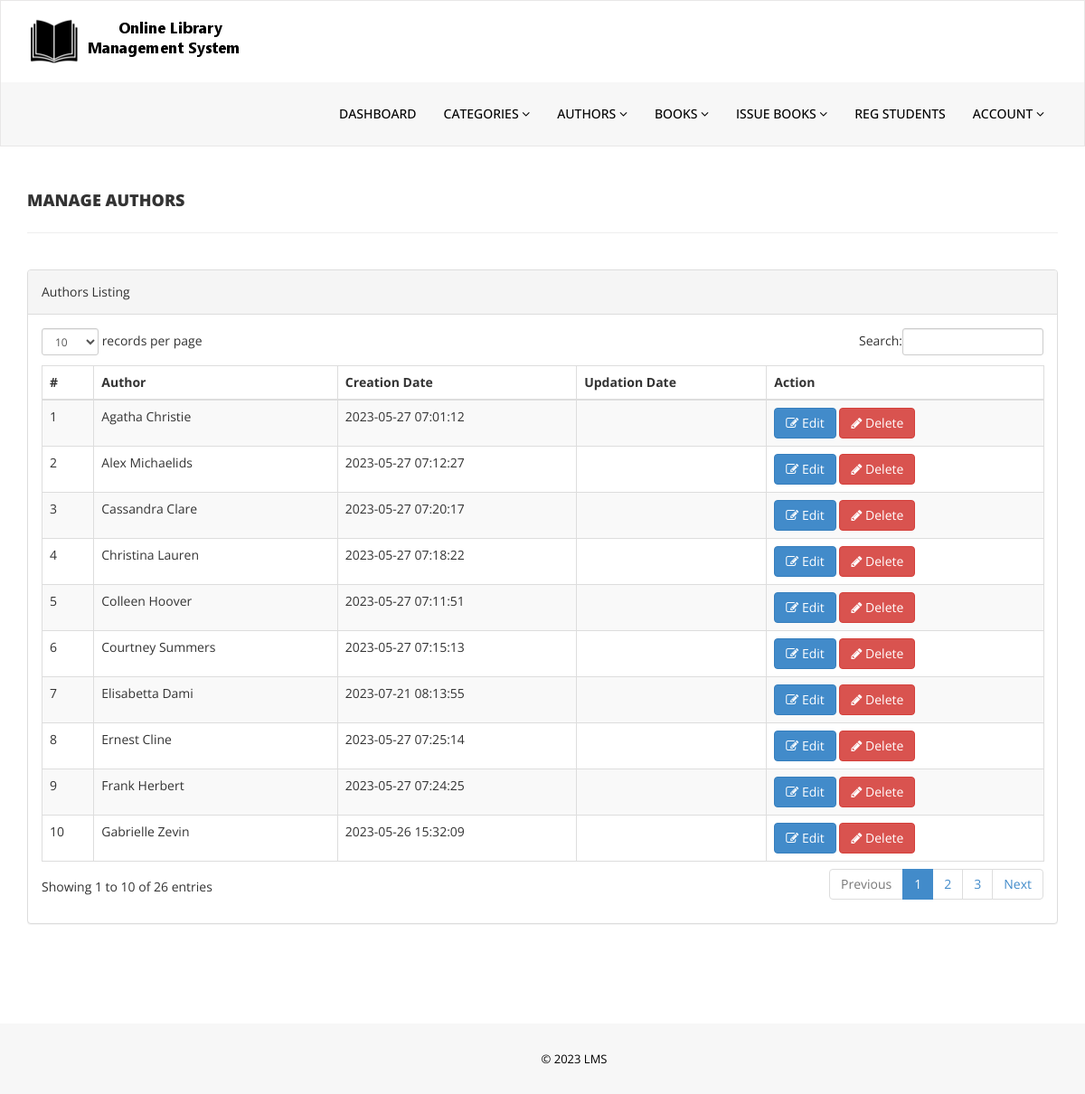
Screenshot of /admin/manage-authors.php (signed in) with the database file from the repository.
### tables this page shows
CREATE TABLE `tblauthors` (
  `id` int(11) NOT NULL,
  `AuthorName` varchar(159) DEFAULT NULL,
  `creationDate` timestamp NULL DEFAULT current_timestamp(),
  `UpdationDate` timestamp NULL DEFAULT NULL ON UPDATE current_timestamp()
);

### admin/manage-authors.php (the view, shortened to what this page needs)
<?php
if(strlen($_SESSION['alogin'])==0)
    {
header('location:index.php');
}
else{
    ?>
<!DOCTYPE html>
<html xmlns="http://www.w3.org/1999/xhtml">
<head>
    <link href="assets/css/bootstrap.css" rel="stylesheet" />
    <link href="assets/css/font-awesome.css" rel="stylesheet" />
    <link href="assets/js/dataTables/dataTables.bootstrap.css" rel="stylesheet" />
    <link href="assets/css/style.css" rel="stylesheet" />
</head>
<body>
<?php include('includes/header.php');?>
    <div class="content-wrapper">
         <div class="container">
        <div class="row pad-botm">
            <div class="col-md-12">
                <h4 class="header-line">Manage Authors</h4>
    </div>
     <div class="row">
</div>
        </div>
            <div class="row">
                <div class="col-md-12">
                    <div class="panel panel-default">
                        <div class="panel-heading">
                           Authors Listing
                        </div>
                        <div class="panel-body">
                            <div class="table-responsive">
                                <table class="table table-striped table-bordered table-hover" id="dataTables-example">
                                    <thead>
                                        <tr>
                                            <th>#</th>
                                            <th>Author</th>
                                            <th>Creation Date</th>
                                            <th>Updation Date</th>
                                            <th>Action</th>
                                        </tr>
                                    </thead>
                                    <tbody>
<?php $sql = "SELECT * from  tblauthors ORDER BY AuthorName";
$query = $dbh -> prepare($sql);
$query->execute();
$results=$query->fetchAll(PDO::FETCH_OBJ);
$cnt=1;
if($query->rowCount() > 0)
{
foreach($results as $result)
{               ?>
                                        <tr class="odd gradeX">
                                            <td class="center"><?php echo htmlentities($cnt);?></td>
                                            <td class="center"><?php echo htmlentities($result->AuthorName);?></td>
                                            <td class="center"><?php echo htmlentities($result->creationDate);?></td>
                                            <td class="center"><?php echo htmlentities($result->UpdationDate);?></td>
                                            <td class="center">
                                            <a href="edit-author.php?athrid=<?php echo htmlentities($result->id);?>"><button class="btn btn-primary"><i class="fa fa-edit "></i> Edit</button>
                                          <a href="manage-authors.php?del=<?php echo htmlentities($result->id);?>" onclick="return confirm('Are you sure you want to delete?');"" >  <button class="btn btn-danger"><i class="fa fa-pencil"></i> Delete</button>
                                            </td>
                                        </tr>
 <?php $cnt=$cnt+1;}} ?>
                                    </tbody>
                                </table>
                            </div>
                        </div>
                    </div>
                </div>
            </div>
    </div>
    </div>
  <?php include('includes/footer.php');?>
</body>
</html>
<?php } ?>

### admin/assets/css/style.css (style rules this page uses)
.content-wrapper { margin-top: 40px; min-height:800px; padding-bottom:90px; }
.header-line { font-weight:900; padding-bottom:25px; border-bottom:1px solid #eeeeee; text-transform:uppercase; }
.pad-botm { padding-bottom:30px; }

### rows the page displays
tblauthors: AuthorName "Agatha Christie", creationDate "2023-05-27 07:01:12"
tblauthors: AuthorName "Alex Michaelids", creationDate "2023-05-27 07:12:27"
tblauthors: AuthorName "Cassandra Clare", creationDate "2023-05-27 07:20:17"
tblauthors: AuthorName "Christina Lauren", creationDate "2023-05-27 07:18:22"
tblauthors: AuthorName "Colleen Hoover", creationDate "2023-05-27 07:11:51"
tblauthors: AuthorName "Courtney Summers", creationDate "2023-05-27 07:15:13"
tblauthors: AuthorName "Elisabetta Dami", creationDate "2023-07-21 08:13:55"
tblauthors: AuthorName "Ernest Cline", creationDate "2023-05-27 07:25:14"
tblauthors: AuthorName "Frank Herbert", creationDate "2023-05-27 07:24:25"
tblauthors: AuthorName "Gabrielle Zevin", creationDate "2023-05-26 15:32:09"
